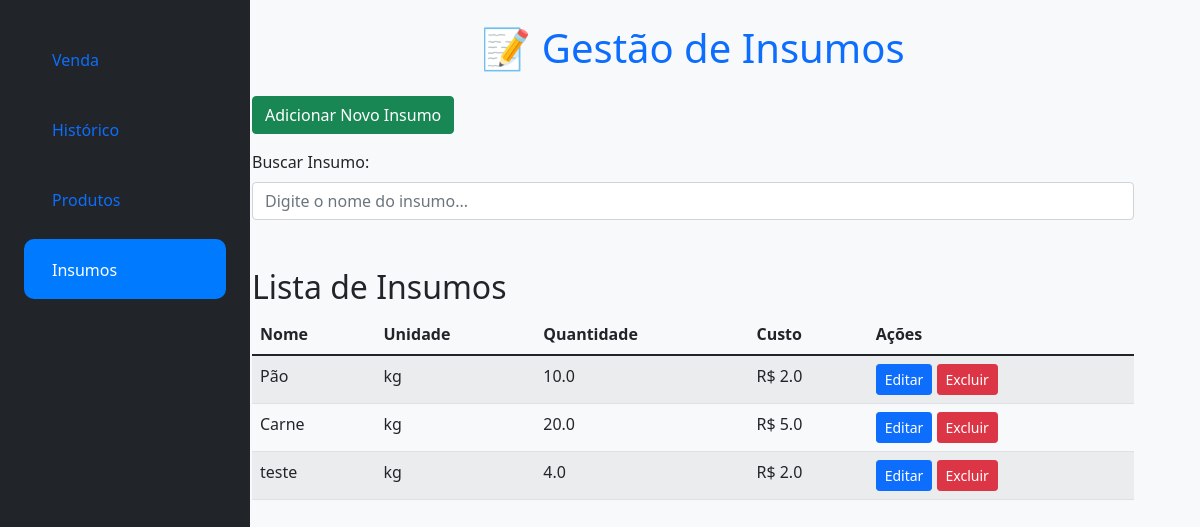
Before: /insumos with the older database file.
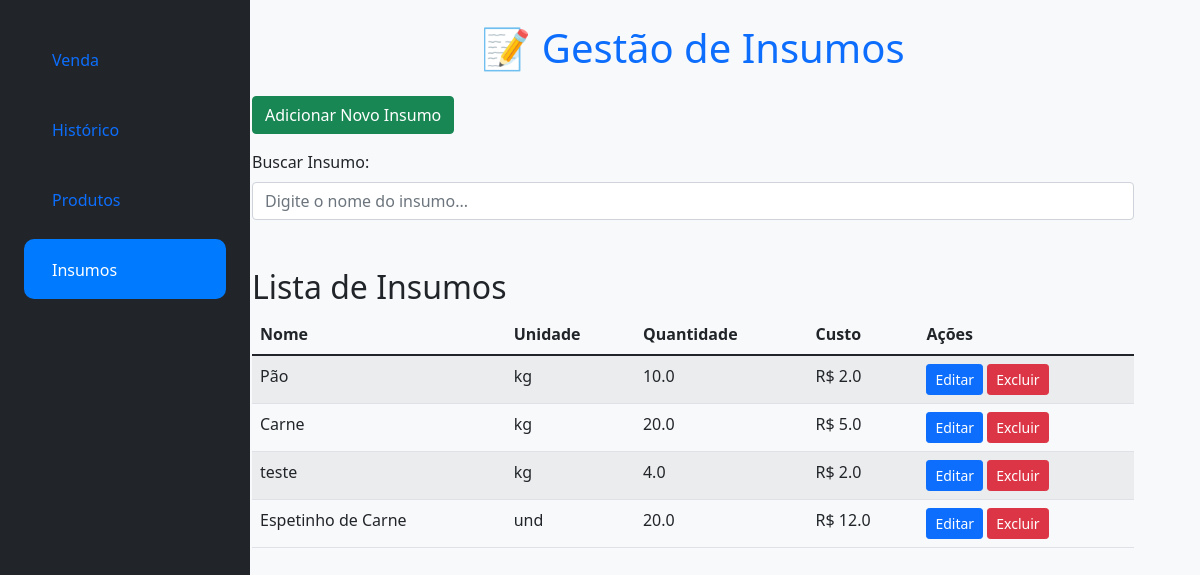
After: the same page with the newer database file.
### app.py (models this page shows)
class Insumo(db.Model):
    id = db.Column(db.Integer, primary_key=True)
    nome = db.Column(db.String(100), nullable=False)
    unidade = db.Column(db.String(20), nullable=False)
    quantidade = db.Column(db.Float, nullable=False)
    custo = db.Column(db.Float, nullable=False)

### app.py (the view, shortened to what this page needs)
@app.route('/insumos', methods=['GET', 'POST'])
def insumos():
    insumos = Insumo.query.all()
    return render_template('insumos.html', insumos=insumos)

### templates/insumos.html (shortened to what this page needs)
{% extends 'base.html' %}
{% block content %}
<div class="d-flex flex-column flex-md-row">
    <nav class="col-md-3 col-lg-2 d-md-block bg-dark text-white sidebar p-4">
        <div class="position-sticky">
            <ul class="nav flex-column">
                <li class="nav-item">
                    <a class="nav-link {% if request.endpoint == 'venda' %} active {% endif %}" href="{{ url_for('venda') }}">
                         <span class="ms-2">Venda</span>
                    </a>
                </li>
                <li class="nav-item">
                    <a class="nav-link {% if request.endpoint == 'historico' %} active {% endif %}" href="{{ url_for('historico') }}">
                         <span class="ms-2">Histórico</span>
                    </a>
                </li>
                <li class="nav-item">
                    <a class="nav-link {% if request.endpoint == 'produtos' %} active {% endif %}" href="{{ url_for('produtos') }}">
                         <span class="ms-2">Produtos</span>
                    </a>
                </li>
                <li class="nav-item">
                    <a class="nav-link {% if request.endpoint == 'insumos' %} active {% endif %}" href="{{ url_for('insumos') }}">
                         <span class="ms-2">Insumos</span>
                    </a>
                </li>
            </ul>
        </div>
    </nav>
        <main class="col-md-9 ms-sm-auto col-lg-10 px-4 main-content">
            <h1 class="mb-4 text-center text-primary">📝 Gestão de Insumos</h1>
            <button class="btn btn-success mb-3" data-bs-toggle="modal" data-bs-target="#modalInsumo">
                Adicionar Novo Insumo
            </button>
            <div class="mb-3">
                <label for="searchInsumo" class="form-label">Buscar Insumo:</label>
                <input type="text" id="searchInsumo" class="form-control" onkeyup="buscarInsumo()" placeholder="Digite o nome do insumo...">
            </div>
            <h2 class="mt-5">Lista de Insumos</h2>
            <table class="table table-striped" id="tabelaInsumos">
                <thead>
                    <tr>
                        <th>Nome</th>
                        <th>Unidade</th>
                        <th>Quantidade</th>
                        <th>Custo</th>
                        <th>Ações</th>
                    </tr>
                </thead>
                <tbody>
                    {% for insumo in insumos %}
                    <tr>
                        <td>{{ insumo.nome }}</td>
                        <td>{{ insumo.unidade }}</td>
                        <td>{{ insumo.quantidade }}</td>
                        <td>R$ {{ insumo.custo|round(2) }}</td>
                        <td>
                            <a href="{{ url_for('editar_insumo', id=insumo.id) }}" class="btn btn-primary btn-sm">Editar</a>
                            <form action="{{ url_for('deletar_insumo', id=insumo.id) }}" method="POST" style="display:inline;">
                                <button type="submit" class="btn btn-danger btn-sm" onclick="return confirm('Deseja excluir este insumo?')">Excluir</button>
                            </form>
                        </td>
                    </tr>
                    {% endfor %}
                </tbody>
            </table>
        </main>
    </div>
</div>
{% endblock %}

Changed rows visible on the page:
added Insumo: nome "Espetinho de Carne", unidade "und", quantidade "20.0", custo "12.0"
